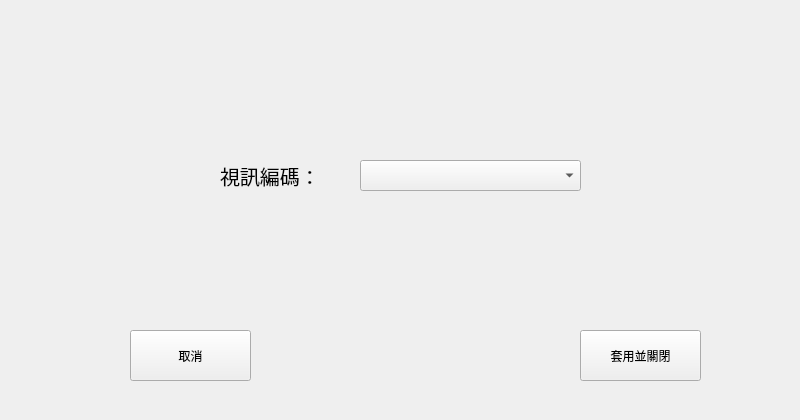
<?xml version="1.0" encoding="UTF-8"?>
<ui version="4.0">
 <class>Form</class>
 <widget class="QWidget" name="Form">
  <property name="geometry">
   <rect>
    <x>0</x>
    <y>0</y>
    <width>800</width>
    <height>420</height>
   </rect>
  </property>
  <property name="windowTitle">
   <string>Form</string>
  </property>
  <widget class="QLabel" name="label">
   <property name="geometry">
    <rect>
     <x>220</x>
     <y>160</y>
     <width>121</width>
     <height>31</height>
    </rect>
   </property>
   <property name="font">
    <font>
     <pointsize>15</pointsize>
    </font>
   </property>
   <property name="text">
    <string>視訊編碼：</string>
   </property>
  </widget>
  <widget class="QPushButton" name="pushButton">
   <property name="geometry">
    <rect>
     <x>130</x>
     <y>330</y>
     <width>121</width>
     <height>51</height>
    </rect>
   </property>
   <property name="text">
    <string>取消</string>
   </property>
  </widget>
  <widget class="QPushButton" name="pushButton_2">
   <property name="geometry">
    <rect>
     <x>580</x>
     <y>330</y>
     <width>121</width>
     <height>51</height>
    </rect>
   </property>
   <property name="text">
    <string>套用並關閉</string>
   </property>
  </widget>
  <widget class="QComboBox" name="comboBox">
   <property name="geometry">
    <rect>
     <x>360</x>
     <y>160</y>
     <width>221</width>
     <height>31</height>
    </rect>
   </property>
  </widget>
 </widget>
 <resources/>
 <connections/>
</ui>
